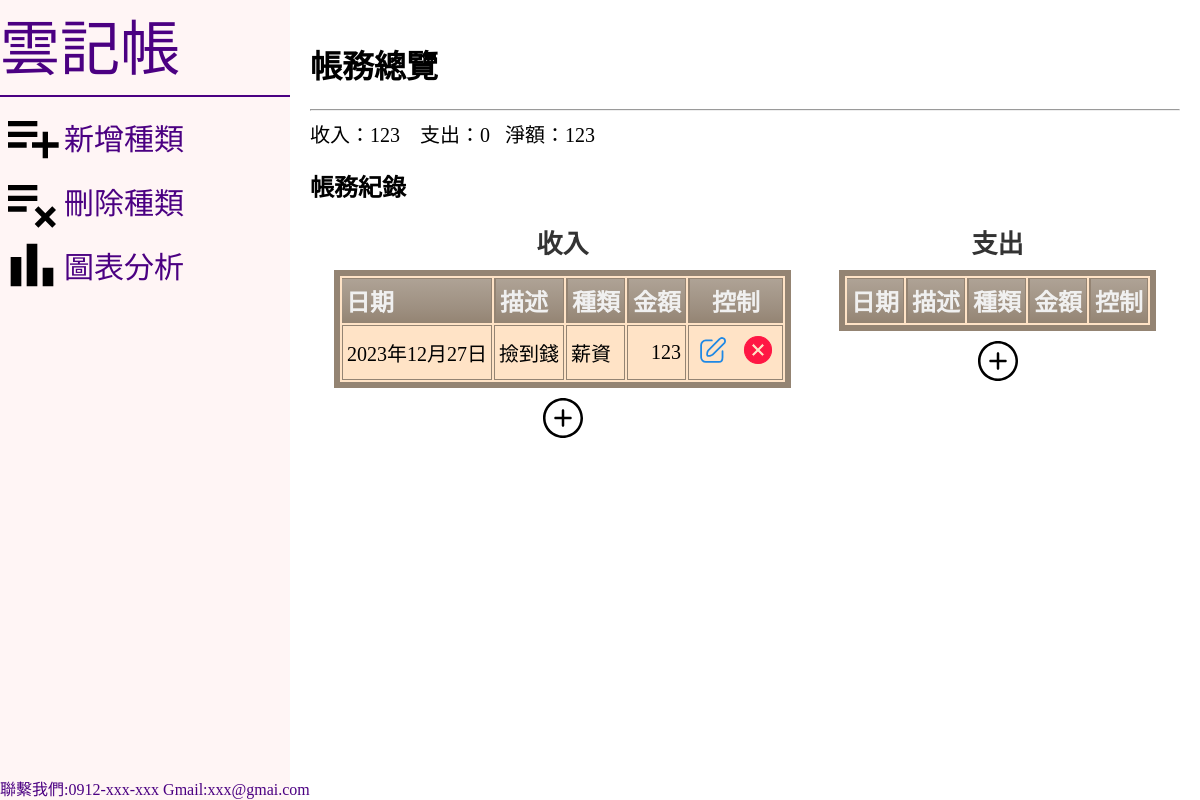
The page /index/ (signed in) on the database as committed earlier.
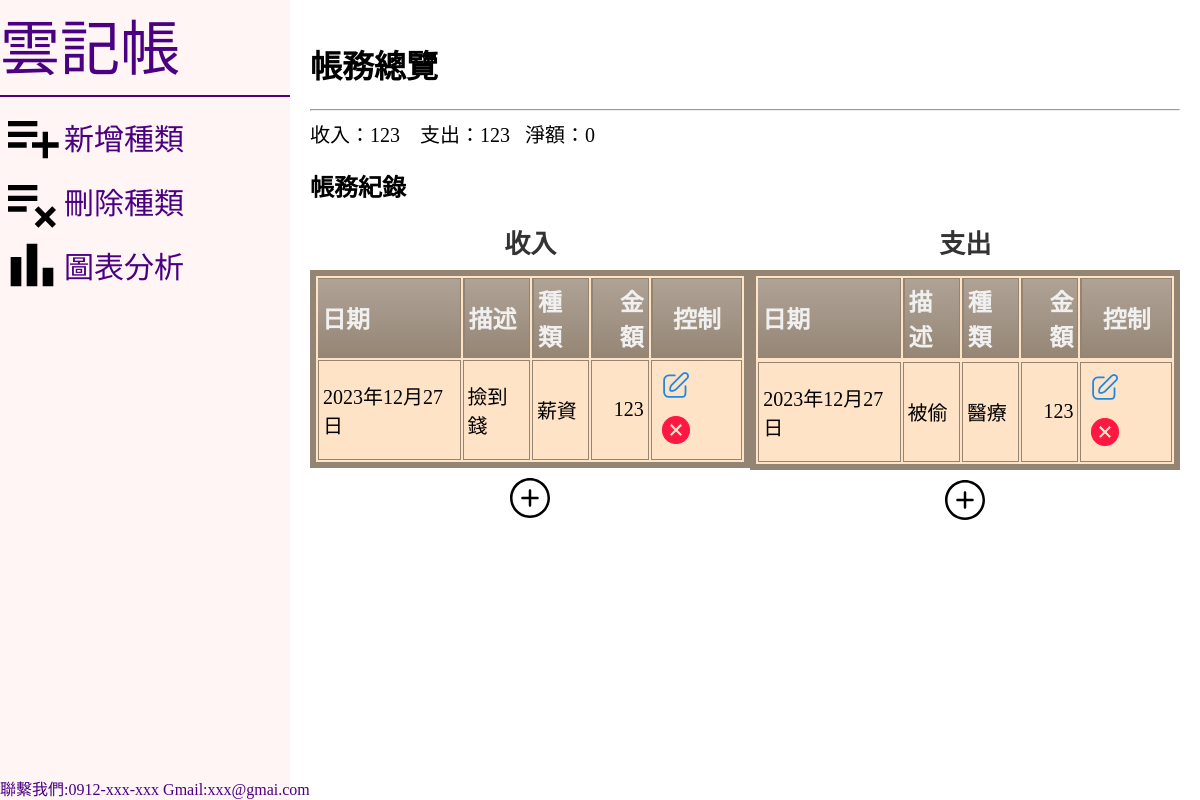
The same page on the database as committed later.
### projectapp/models.py (models this page shows, shortened)
class Record_R1(models.Model):
    user=ForeignKey(User,on_delete=models.CASCADE,null=True)
    date 	= DateField()
    description = CharField(max_length=300,null=True)
    categoryR 	= CharField(max_length=50)
    cash 	= IntegerField()
    is_settled = models.BooleanField(default=False)  # 新增用來標記是否已經結算的欄位

class Record_E1(models.Model):
    user=ForeignKey(User,on_delete=models.CASCADE,null=True)
    date 	= DateField()
    description = CharField(max_length=300,null=True)
    categoryE 	= CharField(max_length=50)
    cash 	= IntegerField()
    is_settled = models.BooleanField(default=False)  # 新增用來標記是否已經結算的欄位

### projectapp/views.py (the view)
# urls.py: path('index/',views.recordall_and_cashflow,name='index'),
@login_required
def recordall_and_cashflow(request):
    corrent_user=request.user
    recordAllE=Record_E1.objects.filter(user=corrent_user).order_by('date')
    recordAllR=Record_R1.objects.filter(user=corrent_user).order_by('date')
    income_list=[record.cash for record in recordAllR]
    outcome_list=[record.cash for record in recordAllE]
    income=sum(income_list) if len(income_list)!=0 else 0
    outcome=sum(outcome_list) if len(outcome_list)!=0 else 0
    net = income -outcome
    return render(request,'index.html',locals())

### templates/index.html (shortened to what this page needs)
<!DOCTYPE html>
<html lang="en">
<head>
  <link rel="stylesheet" href="/static/css/index.css">
</head>
<body>
  <div class="container">
    <div class="left-box">
      <div class="listtitle">雲記帳</div>
      <hr>
      <div class="list">
        <a href="/addcategory">
          <img src="/static/img/playlist_add_FILL0_wght400_GRAD0_opsz24.svg" alt="">
          <span>新增種類</span>
        </a>
        <a href="/delcategory">
          <img src="/static/img/playlist_remove_FILL0_wght400_GRAD0_opsz24.svg" alt="">
          <span>刪除種類</span>
        </a>
        <a href="/charts">
          <img src="/static/img/bar_chart_FILL0_wght400_GRAD0_opsz24.svg" alt="">
          <span>圖表分析</span>
        </a>
      </div>
      <div class="content">
        聯繫我們:0912-xxx-xxx
        Gmail:xxx@gmai.com
      </div>
    </div>
    <div class="right-text">
      <h1>帳務總覽</h1>
      <hr>
      <div class="incomeEP">
        收入：<span class="thousand-separator">{{ income }}</span> &nbsp;&nbsp;
        支出：<span class="thousand-separator">{{ outcome }} </span>&nbsp;&nbsp;
        淨額：<span class="thousand-separator">{{ net }}</span>
      </div>
      <h2>帳務紀錄</h2>
      <div class="table-all">
        <div>
          <table class="cinereousTable">
            <caption>收入</caption>
            <thead>
              <tr>
                <th>日期</th>
                <th>描述</th>
                <th>種類</th>
                <th style="text-align: right;">金額</th>
                <th style="text-align: center;">控制</th>
              </tr>
            </thead>
            {% for record in recordAllR %}
            <tr>
              <td>{{ record.date }}</td>
              <td>{{ record.description }}</td>
              <td>{{ record.categoryR }}</td>
              <td class="thousand-separator" style="text-align: right;">{{ record.cash }}</td>
              <td>
                <a href="{% url 'editRr' record.id %}"><img src="/static/img/edit.svg" alt="編輯"></a>
                <a href="{% url 'delRr' record.id %}"><img src="/static/img/cancel-svgrepo-com.svg" alt="刪除"></a>
              </td>
            </tr>
            {% endfor %}
          </table>
          <div style="text-align: center;margin-top:10px">
          <a style="margin-top:10px;" href="/addRrecord">
            <img src="/static/img/plus-circle-svgrepo-com.svg" alt="">
          </a>
        </div>
        </div>
        <div>
          <table class="cinereousTable">
            <caption>支出</caption>
            <thead>
              <th>日期</th>
              <th>描述</th>
              <th>種類</th>
              <th style="text-align: right;">金額</th>
              <th style="text-align: center;">控制</th>
              {% for record in recordAllE %}
            </thead>
            <td>{{ record.date }}</td>
            <td>{{ record.description }}</td>
            <td>{{ record.categoryE }}</td>
            <td class="thousand-separator" style="text-align: right;">{{ record.cash }}</td>
            <td>
              <a href="{% url 'editEr' record.id %}"><img src="/static/img/edit.svg" alt="編輯"></a>
              <a href="{% url 'delEr' record.id %}"><img src="/static/img/cancel-svgrepo-com.svg" alt="刪除"></a>
            </td>
            {% endfor %}
          </table>
          <div style="text-align: center; margin-top:10px">
          <a style="color:black;text-decoration: none;" href="/addErecord">
            <img src="/static/img/plus-circle-svgrepo-com.svg" alt="">
          </a>
        </div>
        </div>
      </div>
    </div>
  </div>
</body>
</html>

Rows that differ between the two databases and show on the page:
added Record_E1: date "2023年12月27日", description "被偷", categoryE "醫療", cash "123"
Other text that changed with them:
{{ outcome }}: "0" → "123"
{{ net }}: "123" → "0"
